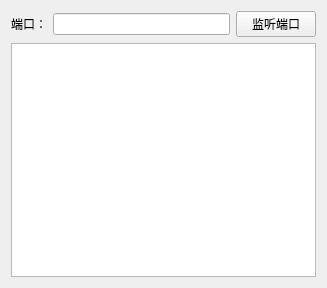
<?xml version="1.0" encoding="UTF-8"?>
<ui version="4.0">
 <class>TcpServerForm</class>
 <widget class="QWidget" name="TcpServerForm">
  <property name="geometry">
   <rect>
    <x>0</x>
    <y>0</y>
    <width>327</width>
    <height>288</height>
   </rect>
  </property>
  <property name="windowTitle">
   <string>Form</string>
  </property>
  <layout class="QGridLayout" name="gridLayout">
   <item row="0" column="0">
    <widget class="QLabel" name="listenPortLabel">
     <property name="text">
      <string>端口：</string>
     </property>
     <property name="alignment">
      <set>Qt::AlignRight|Qt::AlignTrailing|Qt::AlignVCenter</set>
     </property>
    </widget>
   </item>
   <item row="0" column="1">
    <widget class="QLineEdit" name="listenPortLE"/>
   </item>
   <item row="0" column="2">
    <widget class="QPushButton" name="listenPortBT">
     <property name="text">
      <string>监听端口</string>
     </property>
    </widget>
   </item>
   <item row="1" column="0" colspan="3">
    <widget class="QListWidget" name="portListWidget"/>
   </item>
  </layout>
 </widget>
 <resources/>
 <connections/>
</ui>
